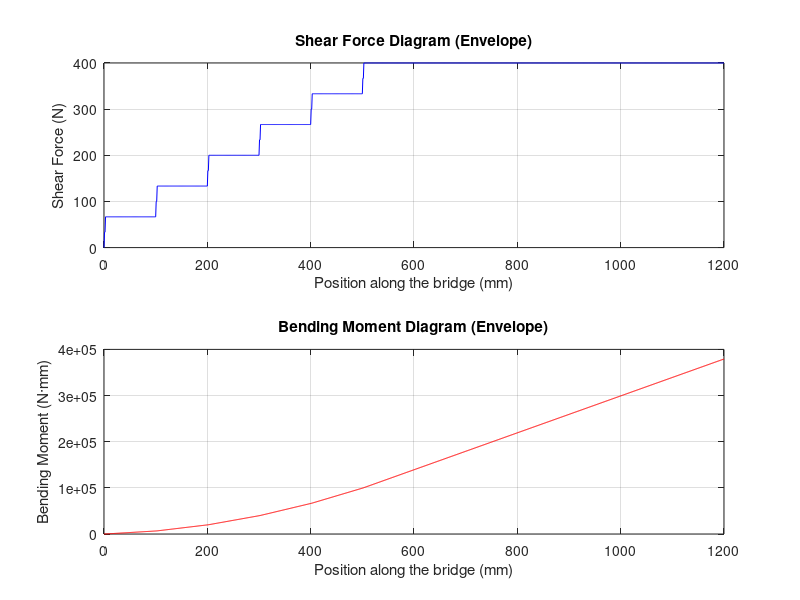
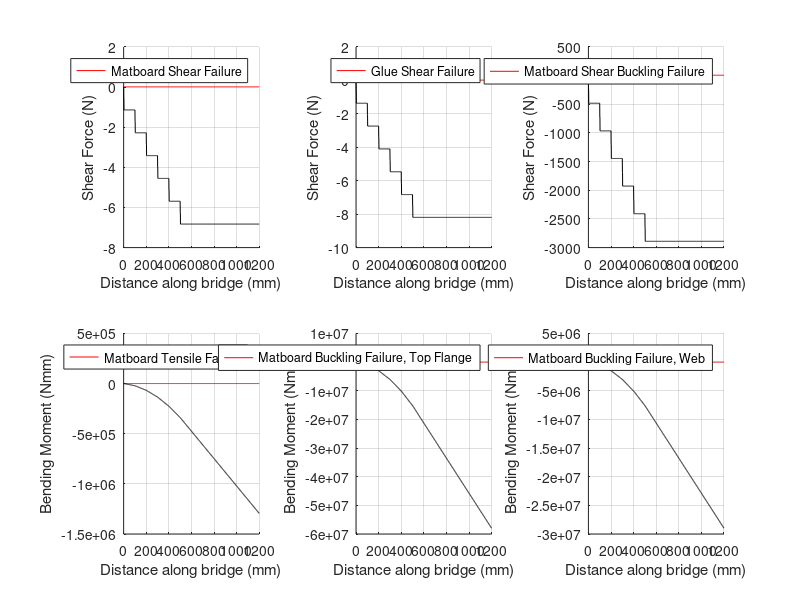

MATLAB code for these plots, in order:
clear; close all;

%% 0. Initialize Parameters
L = 1200; % Length of bridge
n = 1200; % Discretize into 1 mm segments
P = 400; % Total weight of train [N]
x = linspace(0, L, n+1); % x-axis
axle_spacing = 100; % Distance between train axles [mm]
num_axles = 6; % Total number of train axles
P_axle = P / num_axles; % Load per axle

%% 1. SFD, BMD under train loading
train_positions = linspace(0, L + axle_spacing * (num_axles - 1), n + 1); % Train movement positions
SFDi = zeros(length(train_positions), n+1); % SFD for each train position
BMDi = zeros(length(train_positions), n+1); % BMD for each train position

% Calculate SFD and BMD for each train position
for i = 1:length(train_positions)
    % Current position of the train's first axle
    train_start = train_positions(i);
    
    % Determine which axles are on the bridge
    axles_on_bridge = ((train_start + (0:num_axles-1) * axle_spacing) >= 0) & ...
                      ((train_start + (0:num_axles-1) * axle_spacing) <= L);
    
    % Axle positions on the bridge
    axle_positions = train_start + (0:num_axles-1) * axle_spacing;
    axle_positions = axle_positions(axles_on_bridge);
    
    % Define load distribution along the bridge
    w = zeros(1, n+1);
    for j = 1:length(axle_positions)
        axle_index = find(x >= axle_positions(j), 1);
        if ~isempty(axle_index)
            w(axle_index) = w(axle_index) - P_axle; % Apply axle load
        end
    end
    
    % Calculate SFD by numerical integration
    SFDi(i, :) = cumtrapz(x, w);
    
    % Calculate BMD by numerical integration of SFD
    BMDi(i, :) = cumtrapz(x, SFDi(i, :));
end

% Calculate envelope for SFD and BMD
SFD = max(abs(SFDi), [], 1); % SFD envelope
BMD = max(abs(BMDi), [], 1); % BMD envelope

%% 2. Plot Results
figure;
subplot(2, 1, 1);
plot(x, SFD, 'b');
title('Shear Force Diagram (Envelope)');
xlabel('Position along the bridge (mm)');
ylabel('Shear Force (N)');
grid on;

subplot(2, 1, 2);
plot(x, BMD, 'r');
title('Bending Moment Diagram (Envelope)');
xlabel('Position along the bridge (mm)');
ylabel('Bending Moment (N·mm)');
grid on;

%% 2. Define Bridge Parameters
param = [0, 100, 1.27; 400, 100, 1.27; 800, 100, 1.27; L, 100, 1.27];
bft = interp1(param(:,1), param(:,2), x); % Top Flange Width
tft = interp1(param(:,1), param(:,3), x); % Top Flange Thickness

%% 3. Calculate Sectional Properties
ybar = 50; % Centroidal axis height
I = bft .* tft.^3 / 12; % Moment of inertia (simplified)
Qcent = bft .* ybar; % First moment of area at centroid
Qglue = Qcent / 2; % First moment at glue joint

%% 4. Calculate Applied Stress
S_top = BMD .* ybar ./ I;
S_bot = -S_top;
T_cent = SFD .* Qcent ./ I;
T_glue = SFD .* Qglue ./ I;

%% 5. Material and Thin Plate Buckling Capacities
E = 4000; % Elastic modulus [MPa]
mu = 0.2; % Poisson's ratio
S_tens = 10; % Tensile strength [MPa]
S_comp = 8; % Compressive strength [MPa]
T_max = 5; % Shear strength [MPa]
T_gmax = 3; % Glue shear strength [MPa]

% Buckling capacities (arbitrary values for illustration)
S_buck1 = 0.8 * E * tft.^2 ./ (12 * (1 - mu^2));
S_buck2 = 0.6 * E * tft.^2 ./ (12 * (1 - mu^2));
S_buck3 = 0.4 * E * tft.^2 ./ (12 * (1 - mu^2));
T_buck = 0.5 * E * tft ./ (1 + mu);

%% 6. Factor of Safety (FOS)
FOS_tens = S_tens ./ abs(S_top);
FOS_comp = S_comp ./ abs(S_bot);
FOS_shear = T_max ./ abs(T_cent);
FOS_glue = T_gmax ./ abs(T_glue);
FOS_buck1 = S_buck1 ./ abs(S_top);
FOS_buck2 = S_buck2 ./ abs(S_top);
FOS_buck3 = S_buck3 ./ abs(S_top);
FOS_buckV = T_buck ./ abs(T_cent);

%% 7. Min FOS and the failure load Pfail
minFOS = min([FOS_tens; FOS_comp; FOS_shear; FOS_glue; FOS_buck1; FOS_buck2; FOS_buck3; FOS_buckV], [], 1);
Pf = P * min(minFOS);

%% 8. Vfail and Mfail
Mf_tens = S_tens .* I ./ ybar;
Mf_comp = S_comp .* I ./ ybar;
Vf_shear = T_max .* I ./ Qcent;
Vf_glue = T_gmax .* I ./ Qglue;
Mf_buck1 = S_buck1 .* I ./ ybar;
Mf_buck2 = S_buck2 .* I ./ ybar;
Mf_buck3 = S_buck3 .* I ./ ybar;
Vf_buckV = T_buck .* I ./ Qcent;

%% 9. Output plots of Vfail and Mfail
figure;
subplot(2,3,1);
hold on; grid on;
plot(x, Vf_shear, 'r');
plot(x, -Vf_shear .* SFD, 'k');
legend('Matboard Shear Failure');
xlabel('Distance along bridge (mm)');
ylabel('Shear Force (N)');

subplot(2,3,2);
hold on; grid on;
plot(x, Vf_glue, 'r');
plot(x, -Vf_glue .* SFD, 'k');
legend('Glue Shear Failure');
xlabel('Distance along bridge (mm)');
ylabel('Shear Force (N)');

subplot(2,3,3);
hold on; grid on;
plot(x, Vf_buckV, 'r');
plot(x, -Vf_buckV .* SFD, 'k');
legend('Matboard Shear Buckling Failure');
xlabel('Distance along bridge (mm)');
ylabel('Shear Force (N)');

subplot(2,3,4);
hold on; grid on;
plot(x, Mf_tens, 'r');
plot(x, -Mf_tens .* BMD, 'k');
legend('Matboard Tensile Failure');
xlabel('Distance along bridge (mm)');
ylabel('Bending Moment (Nmm)');

subplot(2,3,5);
hold on; grid on;
plot(x, Mf_buck1, 'r');
plot(x, -Mf_buck1 .* BMD, 'k');
legend('Matboard Buckling Failure, Top Flange');
xlabel('Distance along bridge (mm)');
ylabel('Bending Moment (Nmm)');

subplot(2,3,6);
hold on; grid on;
plot(x, Mf_buck3, 'r');
plot(x, -Mf_buck3 .* BMD, 'k');
legend('Matboard Buckling Failure, Web');
xlabel('Distance along bridge (mm)');
ylabel('Bending Moment (Nmm)');
